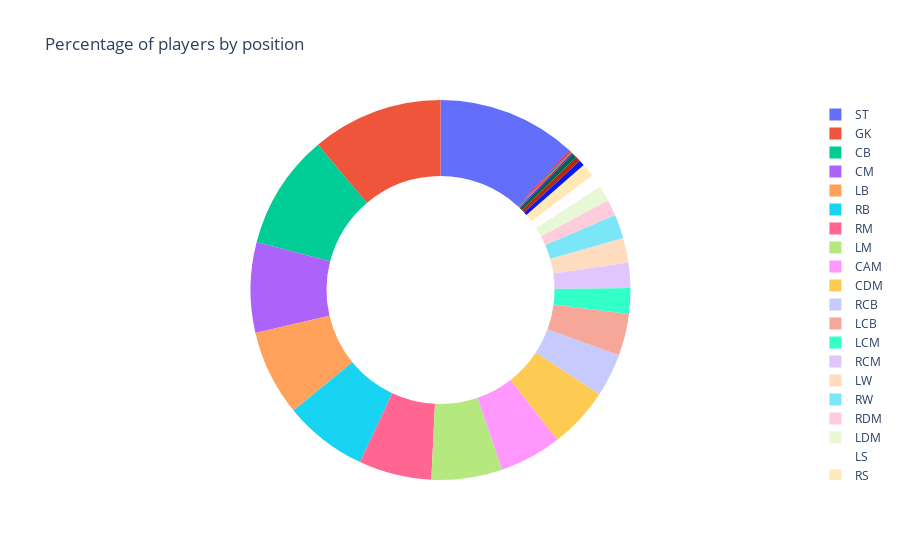

Write notebook code for a chart like this one.
### Markdown cell above
### 포지션 분포 비율

### Code cell
position_count = fifa['Position'].value_counts()
trace = go.Pie(labels=position_count.index, values=position_count.values, hole=0.6,textinfo= "none")
layout = go.Layout(
    title='Percentage of players by position'
)
fig = go.Figure(data=[trace], layout=layout)
iplot(fig, filename="plotting-library")

### Figure 1 — Plotly figure (JSON) as saved in the notebook; plotly's stock layout.template omitted (floating-point values rounded to 4 significant figures)
{"data": [{"hole": 0.6, "labels": ["ST", "GK", "CB", "CM", "LB", "RB", "RM", "LM", "CAM", "CDM", "RCB", "LCB", "LCM", "RCM", "LW", "RW", "RDM", "LDM", "LS", "RS", "RWB", "LWB", "CF", "LAM", "RAM", "RF", "LF"], "textinfo": "none", "type": "pie", "values": [2152, 2025, 1778, 1394, 1322, 1291, 1124, 1095, 958, 948, 662, 648, 395, 391, 381, 370, 248, 243, 207, 203, 87, 78, 74, 21, 21, 16, 15]}], "layout": {"title": {"text": "Percentage of players by position"}}}
